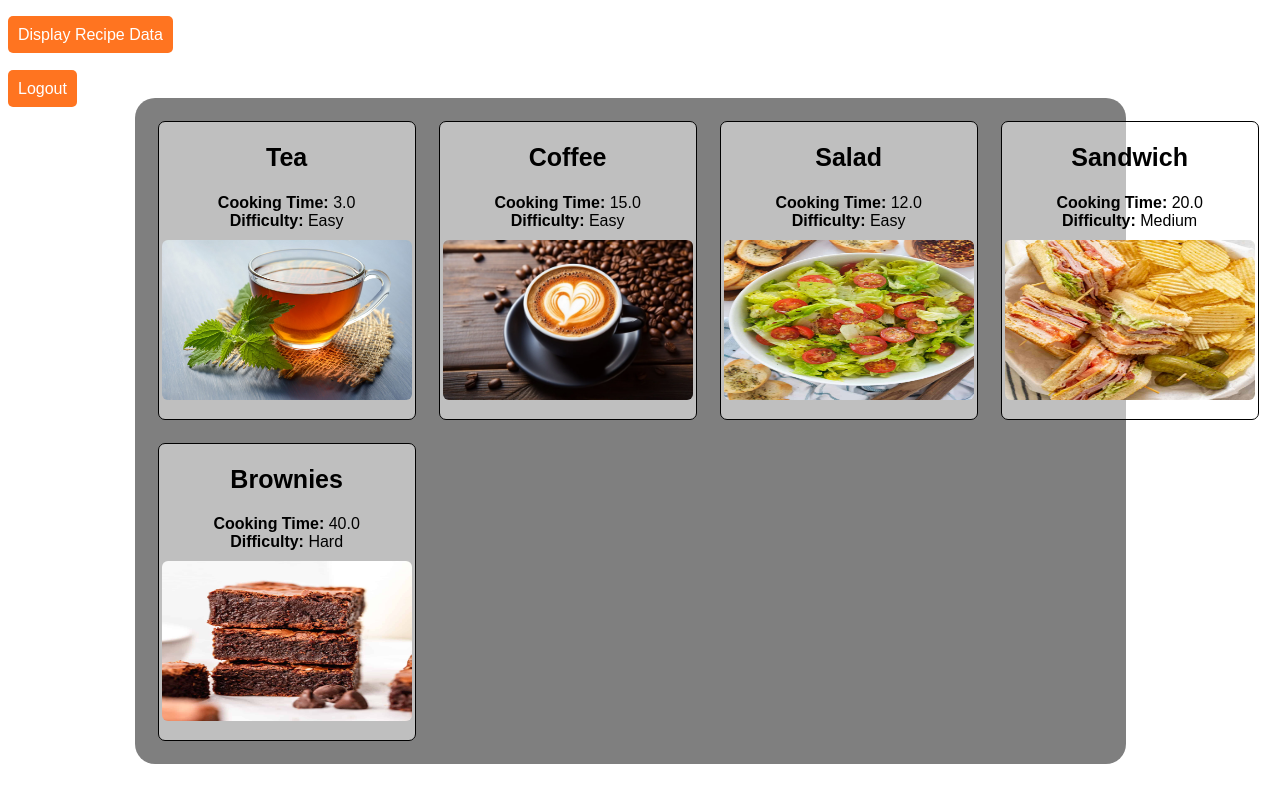
Screenshot of /list/ (signed in) with the database file from the repository.
### recipes/models.py (models this page shows, shortened)
class Recipe(models.Model):
    name = models.CharField(max_length=120)
    cooking_time = models.FloatField(help_text='in minutes')
    ingredients = models.CharField(max_length=350)
    description = models.TextField()
    pic = models.ImageField(upload_to='recipes', default='no_image.svg')
    def calculate_difficulty(self):
        ingredients = self.ingredients.split(', ')
        if self.cooking_time < 30 and len(ingredients) < 7:
            difficulty = 'Easy'
        elif self.cooking_time < 30 and len(ingredients) >= 7:
            difficulty = 'Medium'
        elif self.cooking_time >= 30 and len(ingredients) < 7:
            difficulty = 'Hard'
        return difficulty
    def get_absolute_url(self):
        return reverse('recipes:detail', kwargs={'pk': self.pk})

### recipes/views.py (the view)
# urls.py: path('list/', RecipeListView.as_view(), name='list'),
class RecipeListView(LoginRequiredMixin, ListView):
    model = Recipe
    template_name = 'recipes/main.html'

### recipes/templates/recipes/main.html (shortened to what this page needs)
<!DOCTYPE html>
<html lang="en">
    <head>
        {% load static %}
        <link rel="stylesheet" type="text/css" href="{% static 'recipes/css/styles.css' %}">
    </head>
    <body>
        <br>
        <div>
            <a href="{%url 'recipes:search' %}" class="logout_btn">Display Recipe Data</a>
        </div>
        <br><br>
        <div>
            <a href="{%url 'logout' %}" class="logout_btn">Logout</a>
        </div>
        <div class="recipe_grid">
            {% for object in object_list %}
            <div class="grid_item">
                <h4><a class="recipe_name" href="{{object.get_absolute_url}}"> {{object.name}} </a> </h4>
                <div style="margin-bottom: 10px;" >
                    <b>Cooking Time: </b> {{object.cooking_time}} <br>
                    <b>Difficulty: </b> {{object.calculate_difficulty}} <br>
                </div>
                <img class="recipe_images" src="{{object.pic.url}}" />
            </div>
            {% endfor %}
        </div>
    </body>
</html>

### recipes/static/recipes/css/styles.css (style rules this page uses)
.recipe_grid { display: grid; grid-template-columns: 1fr 1fr 1fr 1fr; padding: 23px 23px 23px 23px; grid-gap: 23px; background: rgba(0, 0, 0, 0.5); width: 75vw; margin: 0 auto; border-radius: 20px; }
.grid_item { background-color: rgba(255, 255, 255, 0.5); border: 1px solid black; border-radius: 7px; width: 32vh; padding-bottom: 15px; font-family: 'Roboto Mono', 'Calibri', 'Trebuchet MS', sans-serif; text-align: center; }
.recipe_images { width: 250px; height: 160px; border-radius: 6px; margin: 0 auto; }
.recipe_name { color: black; font-size: 25px; text-decoration: none; }
.login_btn, .logout_btn, .back-home_btn { width: 70px; font-family: 'Roboto Mono', 'Calibri', 'Trebuchet MS', sans-serif; font-size: 16px; background-color: rgb(255, 116, 32); border-radius: 5px; color: white; text-decoration: none; padding: 10px; text-align: center; }

### rows the page displays
Recipe: name "Tea", cooking_time "3.0", calculate_difficulty "Easy", pic (picture)
Recipe: name "Coffee", cooking_time "15.0", calculate_difficulty "Easy", pic (picture)
Recipe: name "Salad", cooking_time "12.0", calculate_difficulty "Easy", pic (picture)
Recipe: name "Sandwich", cooking_time "20.0", calculate_difficulty "Medium", pic (picture)
Recipe: name "Brownies", cooking_time "40.0", calculate_difficulty "Hard", pic (picture)
